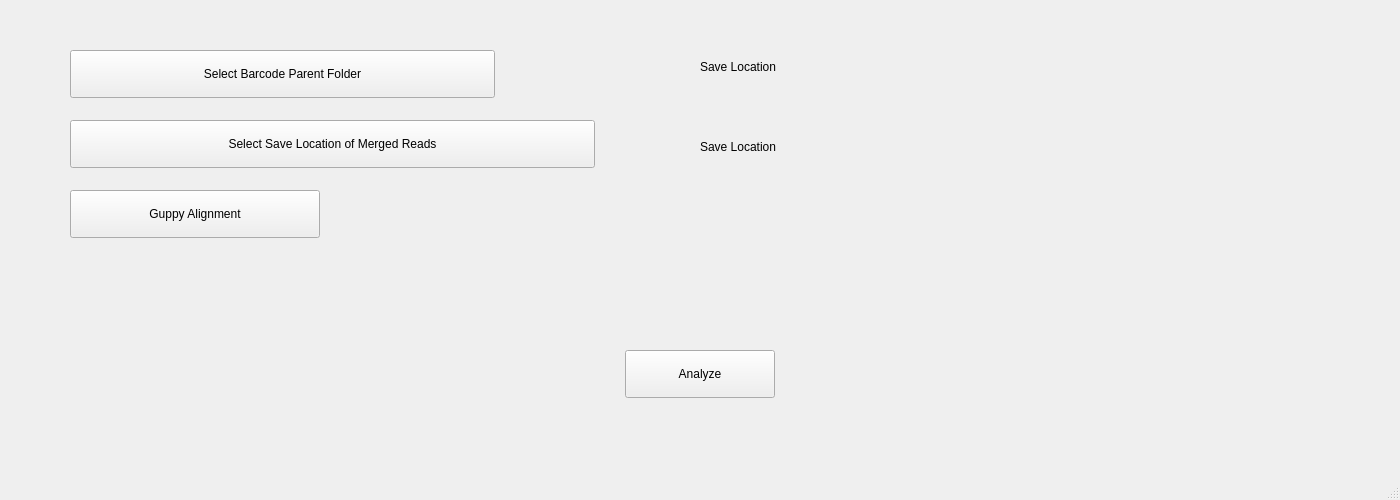
<?xml version="1.0" encoding="UTF-8"?>
<ui version="4.0">
 <class>MainWindow</class>
 <widget class="QMainWindow" name="MainWindow">
  <property name="geometry">
   <rect>
    <x>0</x>
    <y>0</y>
    <width>1400</width>
    <height>500</height>
   </rect>
  </property>
  <property name="windowTitle">
   <string>MainWindow</string>
  </property>
  <widget class="QWidget" name="centralwidget">
   <widget class="QLabel" name="barcode_parent_label">
    <property name="geometry">
     <rect>
      <x>700</x>
      <y>50</y>
      <width>671</width>
      <height>34</height>
     </rect>
    </property>
    <property name="text">
     <string>Save Location</string>
    </property>
   </widget>
   <widget class="QPushButton" name="barcode_parent_button">
    <property name="geometry">
     <rect>
      <x>70</x>
      <y>50</y>
      <width>425</width>
      <height>48</height>
     </rect>
    </property>
    <property name="text">
     <string>Select Barcode Parent Folder</string>
    </property>
   </widget>
   <widget class="QPushButton" name="merged_reads_button">
    <property name="geometry">
     <rect>
      <x>70</x>
      <y>120</y>
      <width>525</width>
      <height>48</height>
     </rect>
    </property>
    <property name="text">
     <string>Select Save Location of Merged Reads</string>
    </property>
   </widget>
   <widget class="QLabel" name="merged_reads_label">
    <property name="geometry">
     <rect>
      <x>700</x>
      <y>130</y>
      <width>671</width>
      <height>34</height>
     </rect>
    </property>
    <property name="text">
     <string>Save Location</string>
    </property>
   </widget>
   <widget class="QPushButton" name="analyze_button">
    <property name="geometry">
     <rect>
      <x>625</x>
      <y>350</y>
      <width>150</width>
      <height>48</height>
     </rect>
    </property>
    <property name="text">
     <string>Analyze</string>
    </property>
   </widget>
   <widget class="QPushButton" name="guppy_alignment">
    <property name="geometry">
     <rect>
      <x>70</x>
      <y>190</y>
      <width>250</width>
      <height>48</height>
     </rect>
    </property>
    <property name="text">
     <string>Guppy Alignment</string>
    </property>
   </widget>
  </widget>
  <widget class="QMenuBar" name="menubar">
   <property name="geometry">
    <rect>
     <x>0</x>
     <y>0</y>
     <width>1400</width>
     <height>39</height>
    </rect>
   </property>
  </widget>
  <widget class="QStatusBar" name="statusbar"/>
  <action name="actionGuppy_Alignment">
   <property name="text">
    <string>Guppy Alignment</string>
   </property>
   <property name="toolTip">
    <string>GuppyAlignmentUI</string>
   </property>
  </action>
 </widget>
 <resources/>
 <connections/>
</ui>
